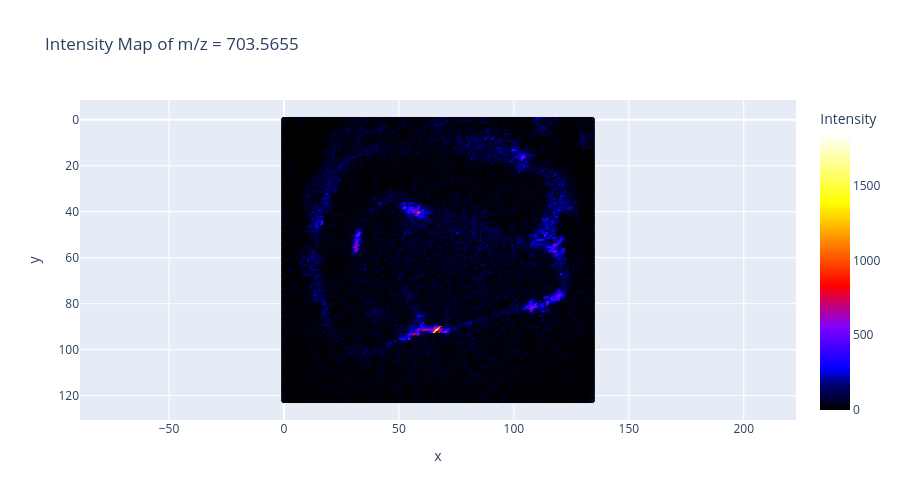

This figure's notebook cell:
### Code cell
plot_mz_across_sample_custom(adata, target_mz=703.5655, tol=0.0001)

### Figure 1 — Plotly figure (JSON) as saved in the notebook; plotly's stock layout.template omitted (floating-point values rounded to 4 significant figures; data arrays with more than 128 entries replaced by an {"elided": "..."} marker saying what was removed)
{"data": [{"hovertemplate": "x=%{x}<br>y=%{y}<br>Intensity=%{marker.color}<extra></extra>", "legendgroup": "", "marker": {"color": {"elided": "16605 int values"}, "coloraxis": "coloraxis", "symbol": "circle"}, "mode": "markers", "name": "", "showlegend": false, "type": "scattergl", "x": {"elided": "16605 int values"}, "xaxis": "x", "y": {"elided": "16605 int values"}, "yaxis": "y"}], "layout": {"coloraxis": {"colorbar": {"title": {"text": "Intensity"}}, "colorscale": [[0, "#000000"], [0.1, "#000080"], [0.15, "#0000FF"], [0.3, "#8000FF"], [0.45, "#FF0000"], [0.6, "#FF8000"], [0.75, "#FFFF00"], [1, "#FFFFFF"]]}, "height": 500, "legend": {"tracegroupgap": 0}, "title": {"text": "Intensity Map of m/z = 703.5655"}, "xaxis": {"anchor": "y", "domain": [0, 1], "title": {"text": "x"}}, "yaxis": {"anchor": "x", "autorange": "reversed", "domain": [0, 1], "scaleanchor": "x", "title": {"text": "y"}}}}
